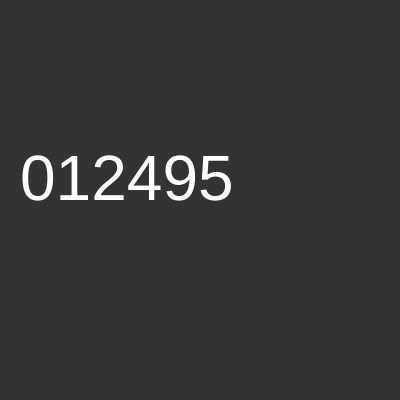
Frame 1 (no input)
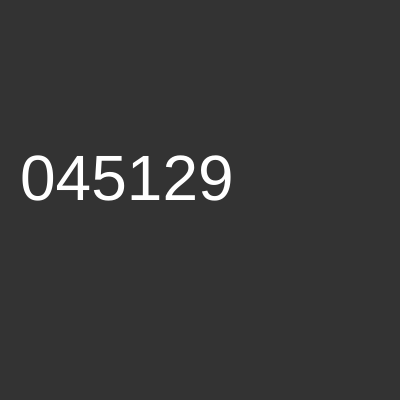
Frame 60 (no input)
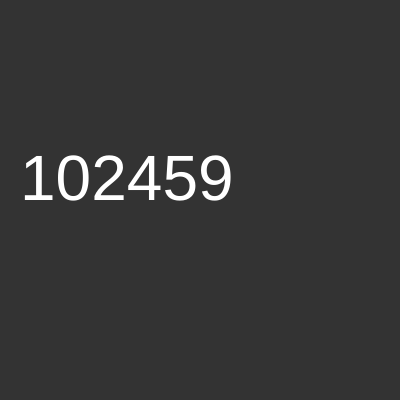
Frame 120 (the mouse pressed at the canvas centre since frame 60)

The p5.js sketch that drew these frames (run headless with seeded random() and noise() and a simulated clock; from frame 60 on, the mouse is pressed at the canvas centre):

// p5.js sketch
// ── sketch.js
let vals = [0,1,2,4,5,9]

function setup(){
    createCanvas(400,400)
    background(51)
}

function draw(){
    background(51)
    console.log(vals);

    let largestX = -1
    for(var i = 0; i < vals.length - 1; i++){
        if(vals[i] < vals[i + 1]) largestX = i
    }
    if(largestX == -1){
        console.log('finished')
        noLoop()
    }

    let largestY = -1
    for(var i = 0; i < vals.length; i++){
        if(vals[largestX] < vals[i]) largestY = i
    }

    swap(vals,largestX,largestY)

    let endArr = vals.splice(largestX + 1)
    endArr.reverse()
    vals = vals.concat(endArr)

    //display
    textSize(64)
    let s = ''
    for(var i = 0; i < vals.length; i++){
        s += vals[i]
    }
    fill(255)
    text(s,20,height/2)
}

let swap = function(a,i,j){
    temp = a[i]
    a[i] = a[j]
    a[j] = temp
}
